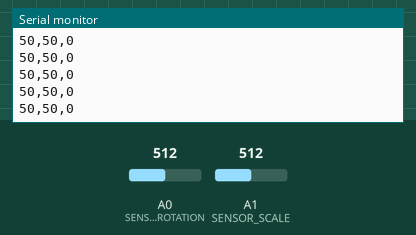
This sketch was run on a simulated Arduino Uno, built with avr-gcc and run on an emulated ATmega328P. On the bench: the last lines printed to the serial monitor. Inputs (shaded band) come from the test bench; at power-on: A0 (SENSOR_ROTATION) = 512, A1 (SENSOR_SCALE) = 512.

Above: at 1.2 s.
1.3 s: A0 (SENSOR_ROTATION) set to 716
At 2.4 s:
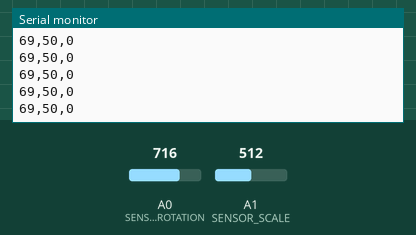
4.3 s: A1 (SENSOR_SCALE) set to 716
At 5.4 s:
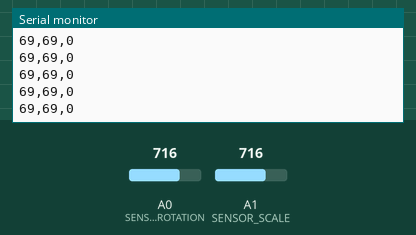
5.8 s: A0 (SENSOR_ROTATION) set to 900
At 6.3 s:
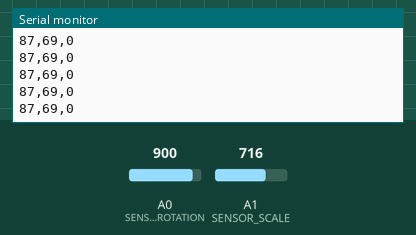
8.8 s: A1 (SENSOR_SCALE) set to 900
At 9.9 s:
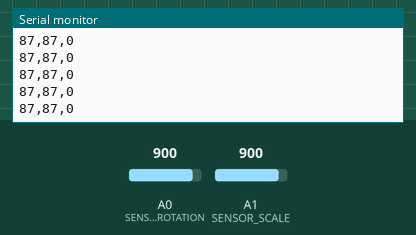
Timing chart, 0 to 11.3 s (numbered marks = the images above; inputs shaded):
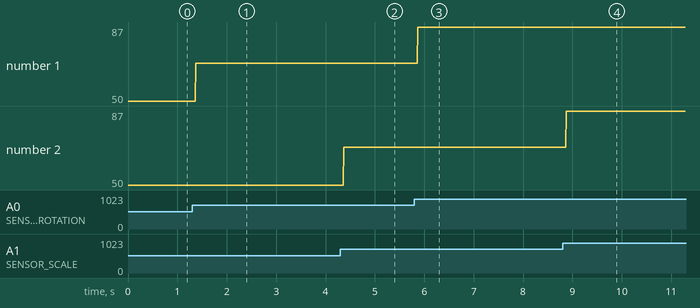

The sketch:

ControlCharacterArduino.ino
```cpp
// (licence header left out)
int SENSOR_ROTATION = A0;
int SENSOR_SCALE = A1;

int sensorRotationValue = 0;
int sensorScaleValue = 0;

int serialRotationValue = 0;
int serialScaleValue = 0;

String message = "";

void setup()
{
  Serial.begin(9600);
}

void loop()
{
  message="";
  sensorRotationValue = analogRead(SENSOR_ROTATION);
  sensorScaleValue = analogRead(SENSOR_SCALE);
  serialRotationValue = map(sensorRotationValue,0,1023,0,100);
  serialRotationValue = constrain(serialRotationValue,0,100);
  serialScaleValue = map(sensorScaleValue,0,1023,0,100);
  serialScaleValue = constrain(serialScaleValue,0,100);
  message = String(serialRotationValue)+","+String(serialScaleValue)+","+String(0);
  Serial.println(message);
}
```

Measured:
- after the input at 1.3 s, the serial monitor: prints a new line after 0.07 s (image 1)
- after the input at 4.3 s, the serial monitor: prints a new line after 0.07 s (image 2)
- after the input at 5.8 s, the serial monitor: prints a new line after 0.07 s (image 3)
- after the input at 8.8 s, the serial monitor: prints a new line after 0.07 s (image 4)
- plotted number 1: 50 → 69 after the input at 1.3 s, 69 → 87 after the input at 5.8 s
